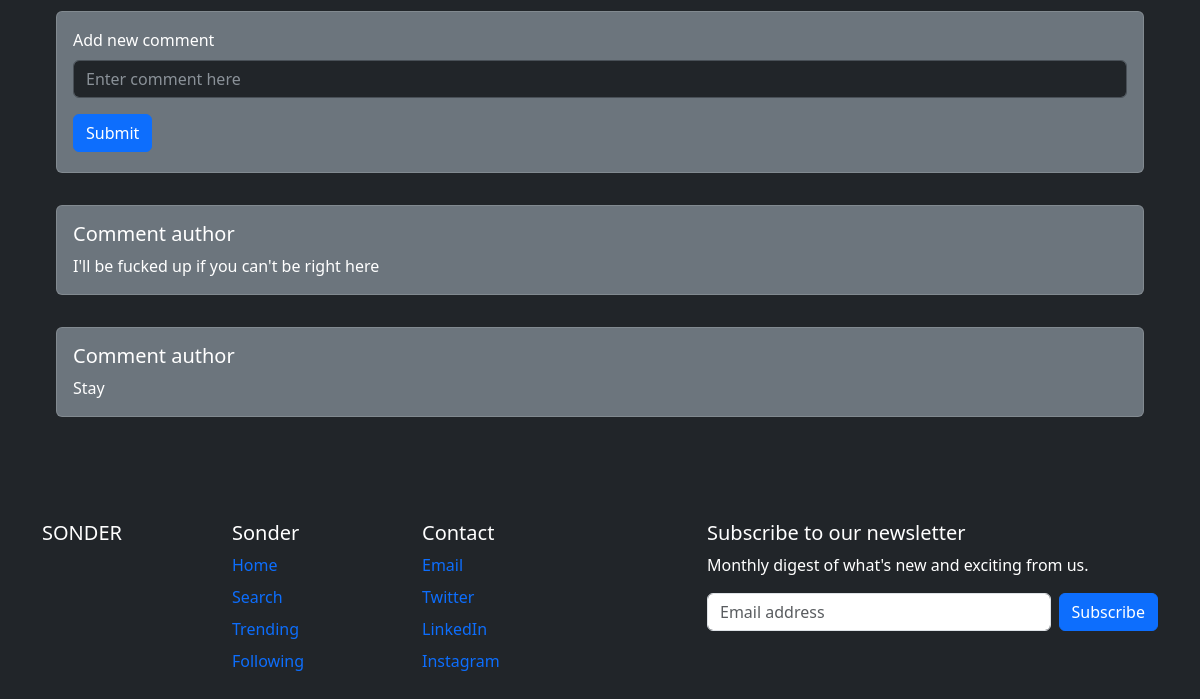
/1 (lower part), run on an earlier commit of the app's database.
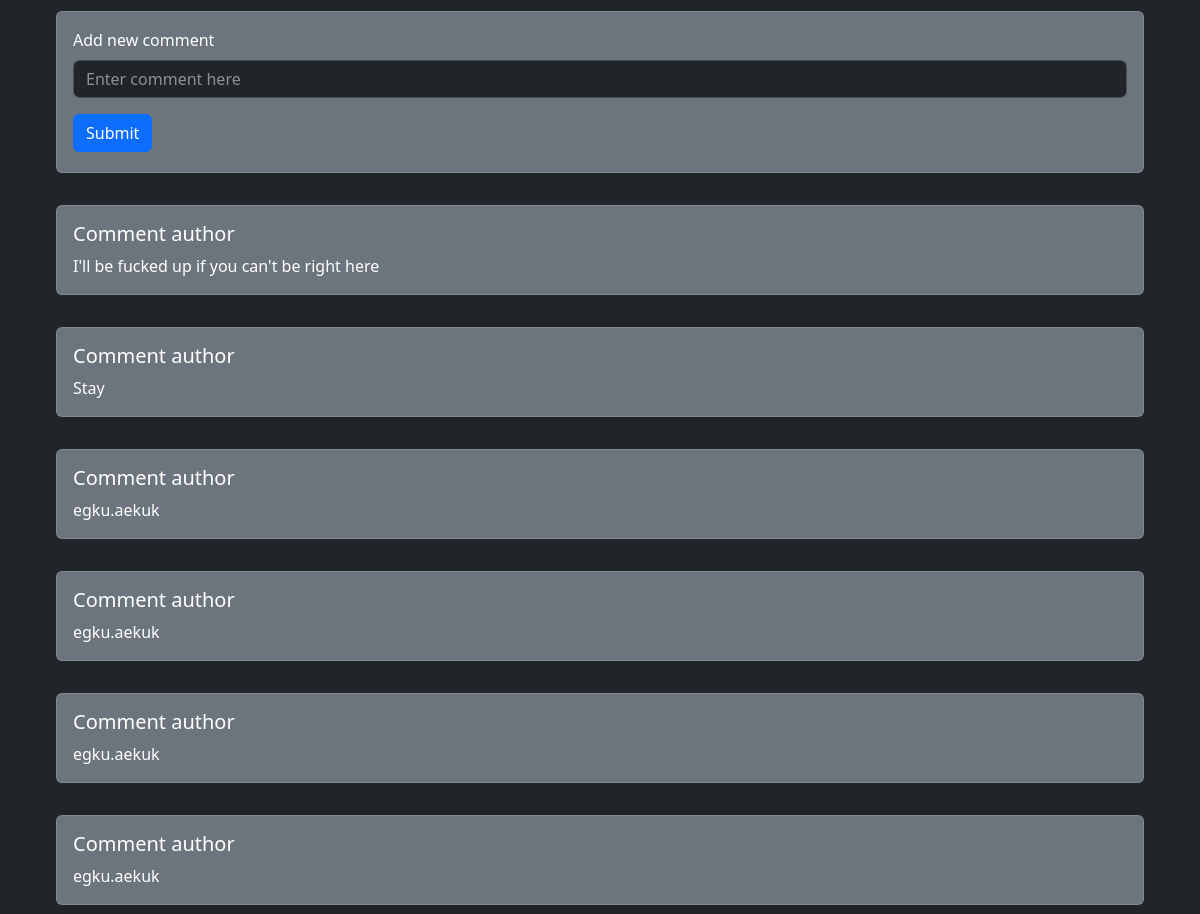
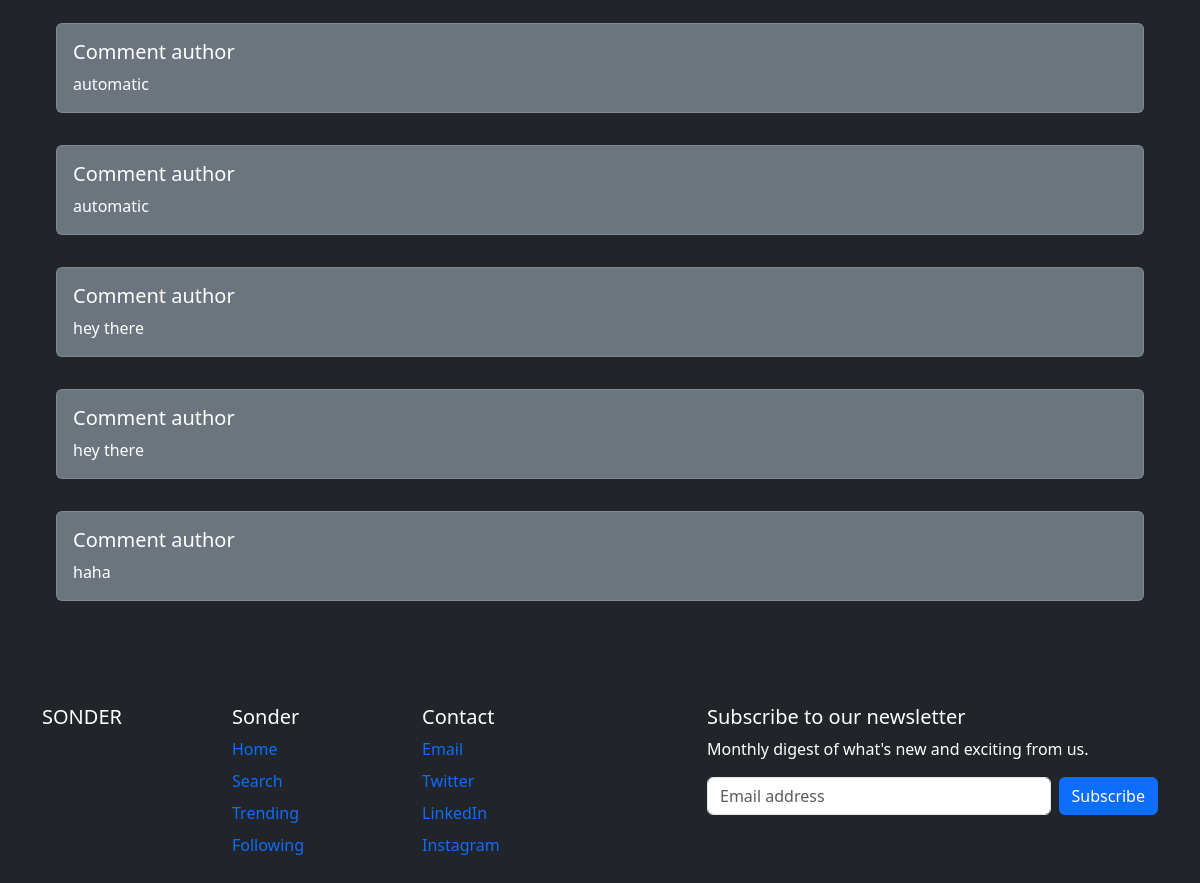
And on a later commit of the database (2 pictures, top to bottom).
### tables this page shows
CREATE TABLE comments (
    comment_id INTEGER PRIMARY KEY AUTOINCREMENT,
    created TIMESTAMP NOT NULL DEFAULT CURRENT_TIMESTAMP,
    post_id INTEGER NOT NULL,
    content TEXT NOT NULL
);

### app.py (the view, shortened to what this page needs)
@app.route('/<int:postId>', methods=('GET', 'POST'))
def viewPost(postId):
    post = getPost(postId)
    comments = getComments(postId)
    return render_template('blogpost.html', posts=post, comments=comments)

### app.py (called while the page is built)
def get_db_connection():
    conn = sqlite3.connect('database.db')
    conn.row_factory = sqlite3.Row
    return conn

def getPost(postId):
    conn = get_db_connection()
    post = conn.execute('SELECT * FROM posts WHERE id = ?', (postId,)).fetchone()
    conn.close()
    if post is None:
        abort(404)
    return post

def getComments(postId):
    conn = get_db_connection()
    comments = conn.execute('SELECT * FROM comments WHERE post_id = ?', (postId,)).fetchall()
    conn.close()
    if comments is None:
        return {}
    return comments

### templates/blogpost.html (shortened to what this page needs)
{% extends 'base.html' %}
{% block body %}
      <div class="d-grid gap-3">
        <div class="p-2 bg-dark text-white mx-5" data-bs-theme="dark">
          <div class="card bg-secondary text-white" data-bs-theme = "dark">
          <div class="card-body">
        <form method="post">
        <div class="mb-3">
          <label for="exampleInputComment1" class="form-label text-white">Add new comment</label>
          <input type="text" class="form-control" id="exampleInputComment1" placeholder="Enter comment here" name="content"></input>
        </div>
        <button type="submit" class="btn btn-primary mb-1">Submit</button>
      </form>
    </div>
  </div>
</div>
        {%for comment in comments%}
        <div class="p-2 bg-dark text-white mx-5" data-bs-theme="dark">
            <div class="card bg-secondary text-white" data-bs-theme = "dark">
                <div class="card-body">
                  <h5> Comment author </h5>
                  <p class="card-text">{{comment.content}}</p>
                </div>
              </div>
        </div>
        {% endfor %}
      </div>
{% endblock %}

What changed in the data, as far as the page shows it:
added comments: content "egku.aekuk"
added comments: content "egku.aekuk"
added comments: content "egku.aekuk"
added comments: content "egku.aekuk"
added comments: content "automatic"
added comments: content "automatic"
added comments: content "hey there"
added comments: content "hey there"
added comments: content "haha"
